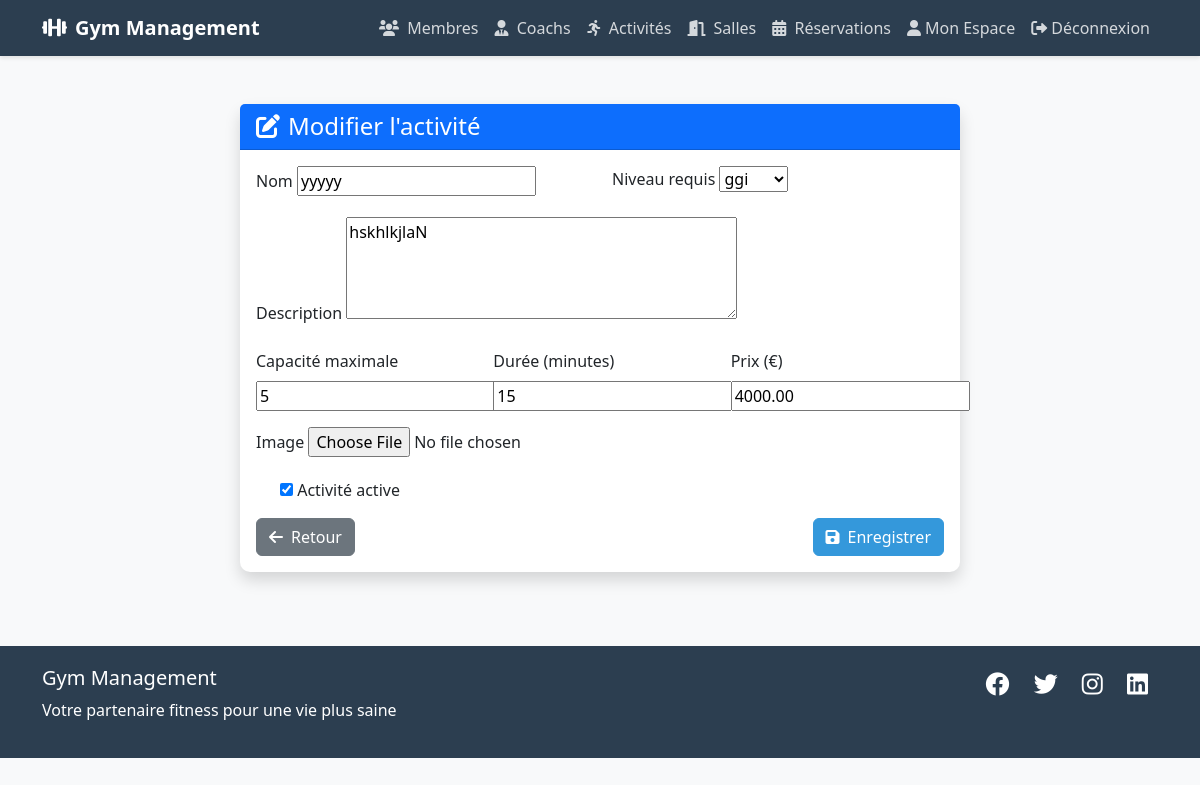
Page /activites/2/modifier/ (signed in) on the committed database.
### gestion_activites/models.py (models this page shows, shortened)
class Sport(models.Model):
    nom = models.CharField(max_length=100, verbose_name=_("Nom"))
    description = models.TextField(verbose_name=_("Description"))
    niveau_requis = models.ForeignKey(
        Niveau,
        on_delete=models.SET_NULL,
        null=True,
        related_name='sports',
        verbose_name=_("Niveau requis")
    )
    capacite_max = models.PositiveIntegerField(
        validators=[MinValueValidator(1), MaxValueValidator(100)],
        verbose_name=_("Capacité maximale")
    )
    duree_seance = models.PositiveIntegerField(
        help_text=_("Durée en minutes"),
        validators=[MinValueValidator(15), MaxValueValidator(180)],
        verbose_name=_("Durée de la séance")
    )
    prix = models.DecimalField(
        max_digits=10,
        decimal_places=2,
        validators=[MinValueValidator(0)],
        verbose_name=_("Prix")
    )
    image = models.ImageField(
        upload_to='sports/',
        null=True,
        blank=True,
        verbose_name=_("Image")
    )
    actif = models.BooleanField(
        default=True,
        verbose_name=_("Actif")
    )
    class Meta:
        verbose_name = _("Sport")
        verbose_name_plural = _("Sports")

### gestion_activites/views.py (the view)
# urls.py: path('<int:sport_id>/modifier/', views.modifier_sport, name='modifier_activite'),
@login_required
@transaction.atomic
def modifier_sport(request, sport_id):
    sport = get_object_or_404(Sport, id=sport_id)
    if request.method == 'POST':
        form = SportForm(request.POST, request.FILES, instance=sport)
        if form.is_valid():
            form.save()
            messages.success(request, 'L\'activité a été modifiée avec succès.')
            return redirect('activites:detail_activite', sport_id=sport.id)
    else:
        form = SportForm(instance=sport)
    return render(request, 'gestion_activites/form_sport.html', {'form': form})

### gestion_activites/forms.py (shortened to what this page needs)
class SportForm(forms.ModelForm):
    class Meta:
        model = Sport
        fields = ['nom', 'description', 'niveau_requis', 'capacite_max', 'duree_seance', 'prix', 'image', 'actif']
        widgets = {
            'description': forms.Textarea(attrs={'rows': 4}),
            'prix': forms.NumberInput(attrs={'min': 0, 'step': 0.01}),
            'capacite_max': forms.NumberInput(attrs={'min': 1}),
            'duree_seance': forms.NumberInput(attrs={'min': 15, 'step': 15}),
            'image': forms.FileInput(attrs={'accept': 'image/*'}),
        }

### gestion_activites/models.py (called while the page is built)
    def __str__(self):
        return self.nom

### gestion_activites/templates/gestion_activites/form_sport.html (shortened to what this page needs)
{% extends 'base.html' %}
{% block content %}
<div class="container mt-4">
    <div class="row justify-content-center">
        <div class="col-md-8">
            <div class="card shadow">
                <div class="card-header bg-primary text-white">
                    <h4 class="mb-0">
                        {% if form.instance.pk %}
                        <i class="fas fa-edit me-2"></i>Modifier l'activité
                        {% else %}
                        <i class="fas fa-plus me-2"></i>Nouvelle activité
                        {% endif %}
                    </h4>
                </div>
                <div class="card-body">
                    <form method="post" enctype="multipart/form-data" novalidate>
                        <div class="row">
                            <div class="col-md-6 mb-3">
                                <label for="{{ form.nom.id_for_label }}" class="form-label">Nom</label>
                                {{ form.nom }}
                            </div>
                            <div class="col-md-6 mb-3">
                                <label for="{{ form.niveau_requis.id_for_label }}" class="form-label">Niveau requis</label>
                                {{ form.niveau_requis }}
                            </div>
                        </div>
                        <div class="mb-3">
                            <label for="{{ form.description.id_for_label }}" class="form-label">Description</label>
                            {{ form.description }}
                        </div>
                        <div class="row">
                            <div class="col-md-4 mb-3">
                                <label for="{{ form.capacite_max.id_for_label }}" class="form-label">Capacité maximale</label>
                                {{ form.capacite_max }}
                            </div>
                            <div class="col-md-4 mb-3">
                                <label for="{{ form.duree_seance.id_for_label }}" class="form-label">Durée (minutes)</label>
                                {{ form.duree_seance }}
                            </div>
                            <div class="col-md-4 mb-3">
                                <label for="{{ form.prix.id_for_label }}" class="form-label">Prix (€)</label>
                                {{ form.prix }}
                            </div>
                        </div>
                        <div class="mb-3">
                            <label for="{{ form.image.id_for_label }}" class="form-label">Image</label>
                            {{ form.image }}
                        </div>
                        <div class="mb-3">
                            <div class="form-check">
                                {{ form.actif }}
                                <label class="form-check-label" for="{{ form.actif.id_for_label }}">
                                    Activité active
                                </label>
                            </div>
                        </div>
                        <div class="d-flex justify-content-between">
                            <a href="{% url 'activites:liste_activites' %}" class="btn btn-secondary">
                                <i class="fas fa-arrow-left me-2"></i>Retour
                            </a>
                            <button type="submit" class="btn btn-primary">
                                <i class="fas fa-save me-2"></i>Enregistrer
                            </button>
                        </div>
                    </form>
                </div>
            </div>
        </div>
    </div>
</div>
{% endblock %}

### rows in the picture
Sport: nom "yyyyy", niveau_requis "ggi", description "hskhlkjlaN", capacite_max "5", duree_seance "15", prix "4000.00", actif "☑"
